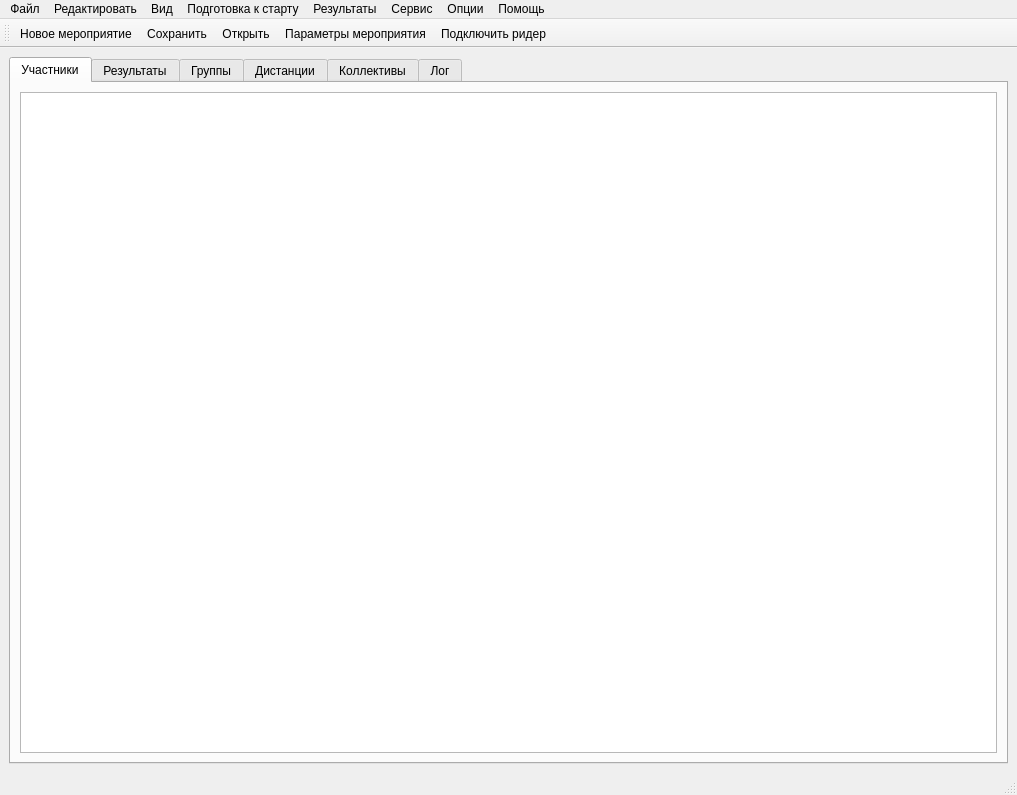
<?xml version="1.0" encoding="UTF-8"?>
<ui version="4.0">
 <class>MainWindow</class>
 <widget class="QMainWindow" name="MainWindow">
  <property name="geometry">
   <rect>
    <x>0</x>
    <y>0</y>
    <width>1017</width>
    <height>795</height>
   </rect>
  </property>
  <property name="windowTitle">
   <string>T-Event</string>
  </property>
  <widget class="QWidget" name="centralwidget">
   <layout class="QGridLayout" name="gridLayout_2">
    <item row="0" column="0">
     <widget class="QTabWidget" name="tabWidget">
      <property name="currentIndex">
       <number>0</number>
      </property>
      <property name="iconSize">
       <size>
        <width>10</width>
        <height>10</height>
       </size>
      </property>
      <widget class="QWidget" name="tab1Person">
       <attribute name="title">
        <string>Участники</string>
       </attribute>
       <layout class="QVBoxLayout" name="verticalLayout_2">
        <item>
         <widget class="QTableView" name="tablePerson"/>
        </item>
       </layout>
      </widget>
      <widget class="QWidget" name="tab2Result">
       <attribute name="title">
        <string>Результаты</string>
       </attribute>
       <layout class="QGridLayout" name="gridLayout_4">
        <item row="0" column="0">
         <widget class="QTableView" name="tableResult">
          <property name="selectionBehavior">
           <enum>QAbstractItemView::SelectRows</enum>
          </property>
         </widget>
        </item>
       </layout>
      </widget>
      <widget class="QWidget" name="tab3Group">
       <attribute name="title">
        <string>Группы</string>
       </attribute>
       <layout class="QVBoxLayout" name="verticalLayout_3">
        <item>
         <widget class="QTableView" name="tableGroup"/>
        </item>
       </layout>
      </widget>
      <widget class="QWidget" name="tab4Dist">
       <attribute name="title">
        <string>Дистанции</string>
       </attribute>
       <layout class="QVBoxLayout" name="verticalLayout_4">
        <item>
         <widget class="QTableView" name="tableDist"/>
        </item>
       </layout>
      </widget>
      <widget class="QWidget" name="tab5Org">
       <attribute name="title">
        <string>Коллективы</string>
       </attribute>
       <layout class="QVBoxLayout" name="verticalLayout">
        <item>
         <widget class="QTableView" name="tableOrg"/>
        </item>
       </layout>
      </widget>
      <widget class="QWidget" name="tab6log">
       <attribute name="title">
        <string>Лог</string>
       </attribute>
       <layout class="QGridLayout" name="gridLayout">
        <item row="0" column="0">
         <widget class="QTextEdit" name="msg_log">
          <property name="sizePolicy">
           <sizepolicy hsizetype="Expanding" vsizetype="Expanding">
            <horstretch>0</horstretch>
            <verstretch>0</verstretch>
           </sizepolicy>
          </property>
         </widget>
        </item>
       </layout>
      </widget>
     </widget>
    </item>
   </layout>
  </widget>
  <widget class="QMenuBar" name="menubar">
   <property name="geometry">
    <rect>
     <x>0</x>
     <y>0</y>
     <width>1017</width>
     <height>25</height>
    </rect>
   </property>
   <widget class="QMenu" name="menu">
    <property name="title">
     <string>Файл</string>
    </property>
    <widget class="QMenu" name="menu_2">
     <property name="title">
      <string>Импорт</string>
     </property>
     <addaction name="act_import_csv_orgeo_ru"/>
     <addaction name="act_Sportorg_JSON"/>
    </widget>
    <addaction name="act_new"/>
    <addaction name="act_save"/>
    <addaction name="act_open"/>
    <addaction name="act_save_as"/>
    <addaction name="act_info"/>
    <addaction name="separator"/>
    <addaction name="menu_2"/>
    <addaction name="separator"/>
    <addaction name="act_quit"/>
   </widget>
   <widget class="QMenu" name="menu_3">
    <property name="title">
     <string>Редактировать</string>
    </property>
    <addaction name="act_insert"/>
    <addaction name="act_delete"/>
    <addaction name="act_copy"/>
    <addaction name="act_duplicate"/>
   </widget>
   <widget class="QMenu" name="menu_4">
    <property name="title">
     <string>Вид</string>
    </property>
    <addaction name="act_refresh"/>
    <addaction name="act_filtr"/>
    <addaction name="act_find"/>
    <addaction name="separator"/>
    <addaction name="act_show_persons"/>
    <addaction name="act_show_results"/>
    <addaction name="act_show_groups"/>
    <addaction name="act_show_dists"/>
    <addaction name="act_show_orgs"/>
   </widget>
   <widget class="QMenu" name="menu_5">
    <property name="title">
     <string>Подготовка к старту</string>
    </property>
   </widget>
   <widget class="QMenu" name="menu_6">
    <property name="title">
     <string>Результаты</string>
    </property>
   </widget>
   <widget class="QMenu" name="menu_7">
    <property name="title">
     <string>Сервис</string>
    </property>
   </widget>
   <widget class="QMenu" name="menu_8">
    <property name="title">
     <string>Опции</string>
    </property>
    <addaction name="act_comport_dialogset"/>
    <addaction name="act_connect_comport"/>
    <addaction name="act_disconnect_comport"/>
    <addaction name="separator"/>
    <addaction name="act_online"/>
   </widget>
   <widget class="QMenu" name="menu_9">
    <property name="title">
     <string>Помощь</string>
    </property>
   </widget>
   <addaction name="menu"/>
   <addaction name="menu_3"/>
   <addaction name="menu_4"/>
   <addaction name="menu_5"/>
   <addaction name="menu_6"/>
   <addaction name="menu_7"/>
   <addaction name="menu_8"/>
   <addaction name="menu_9"/>
  </widget>
  <widget class="QStatusBar" name="statusbar"/>
  <widget class="QToolBar" name="toolBar">
   <property name="windowTitle">
    <string>toolBar</string>
   </property>
   <attribute name="toolBarArea">
    <enum>TopToolBarArea</enum>
   </attribute>
   <attribute name="toolBarBreak">
    <bool>false</bool>
   </attribute>
   <addaction name="act_new"/>
   <addaction name="act_save"/>
   <addaction name="act_open"/>
   <addaction name="act_info"/>
   <addaction name="act_connect_comport"/>
  </widget>
  <action name="act_new">
   <property name="icon">
    <iconset resource="resource.qrc">
     <normaloff>:/rec/img/new.svg</normaloff>:/rec/img/new.svg</iconset>
   </property>
   <property name="text">
    <string>Новое мероприятие</string>
   </property>
   <property name="toolTip">
    <string>Создать</string>
   </property>
   <property name="shortcut">
    <string>Ctrl+N</string>
   </property>
  </action>
  <action name="act_save">
   <property name="icon">
    <iconset resource="resource.qrc">
     <normaloff>:/rec/img/save.svg</normaloff>:/rec/img/save.svg</iconset>
   </property>
   <property name="text">
    <string>Сохранить</string>
   </property>
   <property name="shortcut">
    <string>Ctrl+S</string>
   </property>
  </action>
  <action name="act_open">
   <property name="icon">
    <iconset resource="resource.qrc">
     <normaloff>:/rec/img/open.svg</normaloff>:/rec/img/open.svg</iconset>
   </property>
   <property name="text">
    <string>Открыть</string>
   </property>
   <property name="shortcut">
    <string>Ctrl+O</string>
   </property>
  </action>
  <action name="act_save_as">
   <property name="text">
    <string>Сохранить как...</string>
   </property>
  </action>
  <action name="act_info">
   <property name="icon">
    <iconset resource="resource.qrc">
     <normaloff>:/rec/img/info.svg</normaloff>:/rec/img/info.svg</iconset>
   </property>
   <property name="text">
    <string>Параметры мероприятия</string>
   </property>
   <property name="shortcut">
    <string>Ctrl+I</string>
   </property>
  </action>
  <action name="act_import_csv_orgeo_ru">
   <property name="text">
    <string>Заяка CSV (Orgeo.ru)</string>
   </property>
  </action>
  <action name="act_quit">
   <property name="icon">
    <iconset resource="resource.qrc">
     <normaloff>:/rec/img/quit.svg</normaloff>:/rec/img/quit.svg</iconset>
   </property>
   <property name="text">
    <string>Выход</string>
   </property>
  </action>
  <action name="act_Sportorg_JSON">
   <property name="text">
    <string>Мероприятие Sportorg (JSON)</string>
   </property>
  </action>
  <action name="act_refresh">
   <property name="text">
    <string>Обновить</string>
   </property>
   <property name="shortcut">
    <string>F5</string>
   </property>
  </action>
  <action name="act_filtr">
   <property name="text">
    <string>Фильтрация</string>
   </property>
   <property name="shortcut">
    <string>F2</string>
   </property>
  </action>
  <action name="act_find">
   <property name="text">
    <string>Поиск</string>
   </property>
   <property name="shortcut">
    <string>Ctrl+F</string>
   </property>
  </action>
  <action name="act_show_persons">
   <property name="text">
    <string>Участники</string>
   </property>
   <property name="shortcut">
    <string>Ctrl+1</string>
   </property>
  </action>
  <action name="act_show_results">
   <property name="text">
    <string>Результаты</string>
   </property>
   <property name="shortcut">
    <string>Ctrl+2</string>
   </property>
  </action>
  <action name="act_show_groups">
   <property name="text">
    <string>Группы</string>
   </property>
   <property name="shortcut">
    <string>Ctrl+3</string>
   </property>
  </action>
  <action name="act_show_dists">
   <property name="text">
    <string>Дистанции</string>
   </property>
   <property name="shortcut">
    <string>Ctrl+4</string>
   </property>
  </action>
  <action name="act_show_orgs">
   <property name="text">
    <string>Команды</string>
   </property>
   <property name="shortcut">
    <string>Ctrl+5</string>
   </property>
  </action>
  <action name="act_insert">
   <property name="text">
    <string>Добавить запись</string>
   </property>
  </action>
  <action name="act_delete">
   <property name="text">
    <string>Удалить</string>
   </property>
  </action>
  <action name="act_copy">
   <property name="text">
    <string>Копировать</string>
   </property>
  </action>
  <action name="act_duplicate">
   <property name="text">
    <string>Дублировать</string>
   </property>
  </action>
  <action name="act_comport_dialogset">
   <property name="text">
    <string>Настройки COM-порта</string>
   </property>
  </action>
  <action name="act_connect_comport">
   <property name="icon">
    <iconset resource="resource.qrc">
     <normaloff>:/rec/img/disconnect.png</normaloff>:/rec/img/disconnect.png</iconset>
   </property>
   <property name="text">
    <string>Подключить ридер</string>
   </property>
  </action>
  <action name="act_disconnect_comport">
   <property name="enabled">
    <bool>false</bool>
   </property>
   <property name="icon">
    <iconset resource="resource.qrc">
     <normaloff>:/rec/img/connect.png</normaloff>:/rec/img/connect.png</iconset>
   </property>
   <property name="text">
    <string>Отключить ридер</string>
   </property>
  </action>
  <action name="act_online">
   <property name="text">
    <string>Online</string>
   </property>
  </action>
 </widget>
 <resources>
  <include location="resource.qrc"/>
 </resources>
 <connections/>
</ui>
